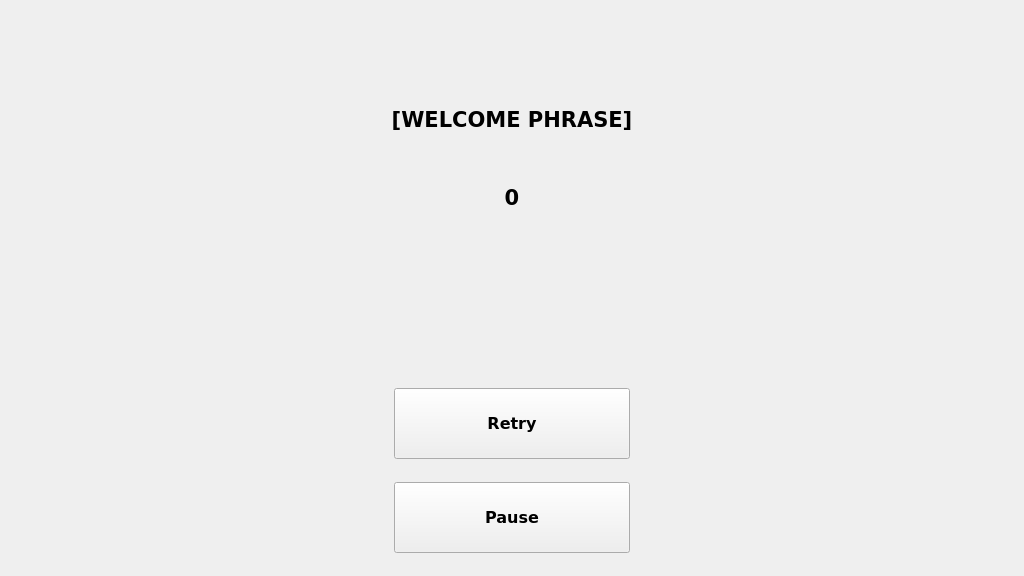
<?xml version="1.0" encoding="UTF-8"?>
<ui version="4.0">
 <class>ScorePage</class>
 <widget class="QWidget" name="ScorePage">
  <property name="geometry">
   <rect>
    <x>0</x>
    <y>0</y>
    <width>1024</width>
    <height>576</height>
   </rect>
  </property>
  <property name="windowTitle">
   <string>Form</string>
  </property>
  <layout class="QVBoxLayout" name="verticalLayout" stretch="5,7,4,10,15">
   <property name="spacing">
    <number>0</number>
   </property>
   <property name="sizeConstraint">
    <enum>QLayout::SetDefaultConstraint</enum>
   </property>
   <property name="leftMargin">
    <number>0</number>
   </property>
   <property name="topMargin">
    <number>0</number>
   </property>
   <property name="rightMargin">
    <number>0</number>
   </property>
   <property name="bottomMargin">
    <number>0</number>
   </property>
   <item>
    <spacer name="verticalSpacer_2">
     <property name="orientation">
      <enum>Qt::Vertical</enum>
     </property>
     <property name="sizeHint" stdset="0">
      <size>
       <width>20</width>
       <height>40</height>
      </size>
     </property>
    </spacer>
   </item>
   <item>
    <widget class="QLabel" name="ui_label_">
     <property name="font">
      <font>
       <family>Verdana</family>
       <pointsize>16</pointsize>
       <weight>75</weight>
       <bold>true</bold>
      </font>
     </property>
     <property name="text">
      <string>[WELCOME PHRASE]</string>
     </property>
     <property name="alignment">
      <set>Qt::AlignCenter</set>
     </property>
    </widget>
   </item>
   <item>
    <widget class="QLabel" name="ui_score_label_">
     <property name="font">
      <font>
       <family>Verdana</family>
       <pointsize>16</pointsize>
       <weight>75</weight>
       <bold>true</bold>
      </font>
     </property>
     <property name="text">
      <string>0</string>
     </property>
     <property name="alignment">
      <set>Qt::AlignCenter</set>
     </property>
    </widget>
   </item>
   <item>
    <widget class="QGraphicsView" name="ui_lives_view_">
     <property name="styleSheet">
      <string notr="true">background-color: transparent;</string>
     </property>
     <property name="frameShape">
      <enum>QFrame::NoFrame</enum>
     </property>
     <property name="verticalScrollBarPolicy">
      <enum>Qt::ScrollBarAlwaysOff</enum>
     </property>
     <property name="horizontalScrollBarPolicy">
      <enum>Qt::ScrollBarAlwaysOff</enum>
     </property>
     <property name="renderHints">
      <set>QPainter::Antialiasing|QPainter::SmoothPixmapTransform|QPainter::TextAntialiasing</set>
     </property>
    </widget>
   </item>
   <item>
    <layout class="QVBoxLayout" name="buttonVerticalLayout" stretch="1,3,1,3,1">
     <property name="sizeConstraint">
      <enum>QLayout::SetDefaultConstraint</enum>
     </property>
     <item>
      <spacer name="verticalSpacer_5">
       <property name="orientation">
        <enum>Qt::Vertical</enum>
       </property>
       <property name="sizeHint" stdset="0">
        <size>
         <width>20</width>
         <height>40</height>
        </size>
       </property>
      </spacer>
     </item>
     <item>
      <layout class="QHBoxLayout" name="horizontalLayout_2" stretch="5,3,5">
       <property name="sizeConstraint">
        <enum>QLayout::SetDefaultConstraint</enum>
       </property>
       <item>
        <spacer name="horizontalSpacer_4">
         <property name="orientation">
          <enum>Qt::Horizontal</enum>
         </property>
         <property name="sizeHint" stdset="0">
          <size>
           <width>40</width>
           <height>20</height>
          </size>
         </property>
        </spacer>
       </item>
       <item>
        <widget class="Button" name="ui_retry_button_">
         <property name="sizePolicy">
          <sizepolicy hsizetype="Expanding" vsizetype="Expanding">
           <horstretch>0</horstretch>
           <verstretch>0</verstretch>
          </sizepolicy>
         </property>
         <property name="font">
          <font>
           <family>Verdana</family>
           <pointsize>12</pointsize>
           <weight>75</weight>
           <bold>true</bold>
          </font>
         </property>
         <property name="text">
          <string>Retry</string>
         </property>
        </widget>
       </item>
       <item>
        <spacer name="horizontalSpacer_3">
         <property name="orientation">
          <enum>Qt::Horizontal</enum>
         </property>
         <property name="sizeHint" stdset="0">
          <size>
           <width>40</width>
           <height>20</height>
          </size>
         </property>
        </spacer>
       </item>
      </layout>
     </item>
     <item>
      <spacer name="verticalSpacer_4">
       <property name="orientation">
        <enum>Qt::Vertical</enum>
       </property>
       <property name="sizeHint" stdset="0">
        <size>
         <width>20</width>
         <height>40</height>
        </size>
       </property>
      </spacer>
     </item>
     <item>
      <layout class="QHBoxLayout" name="horizontalLayout" stretch="5,3,5">
       <property name="sizeConstraint">
        <enum>QLayout::SetDefaultConstraint</enum>
       </property>
       <item>
        <spacer name="horizontalSpacer_2">
         <property name="orientation">
          <enum>Qt::Horizontal</enum>
         </property>
         <property name="sizeHint" stdset="0">
          <size>
           <width>40</width>
           <height>20</height>
          </size>
         </property>
        </spacer>
       </item>
       <item>
        <widget class="QStackedWidget" name="ui_stacked_button_widget_">
         <property name="sizePolicy">
          <sizepolicy hsizetype="Expanding" vsizetype="Expanding">
           <horstretch>0</horstretch>
           <verstretch>0</verstretch>
          </sizepolicy>
         </property>
         <property name="lineWidth">
          <number>0</number>
         </property>
         <widget class="QWidget" name="ui_pause_button_page_">
          <property name="sizePolicy">
           <sizepolicy hsizetype="Expanding" vsizetype="Expanding">
            <horstretch>0</horstretch>
            <verstretch>0</verstretch>
           </sizepolicy>
          </property>
          <layout class="QVBoxLayout" name="verticalLayout_2">
           <property name="spacing">
            <number>0</number>
           </property>
           <property name="leftMargin">
            <number>0</number>
           </property>
           <property name="topMargin">
            <number>0</number>
           </property>
           <property name="rightMargin">
            <number>0</number>
           </property>
           <property name="bottomMargin">
            <number>0</number>
           </property>
           <item>
            <widget class="Button" name="ui_pause_button_">
             <property name="sizePolicy">
              <sizepolicy hsizetype="Expanding" vsizetype="Expanding">
               <horstretch>0</horstretch>
               <verstretch>0</verstretch>
              </sizepolicy>
             </property>
             <property name="font">
              <font>
               <family>Verdana</family>
               <pointsize>12</pointsize>
               <weight>75</weight>
               <bold>true</bold>
              </font>
             </property>
             <property name="text">
              <string>Pause</string>
             </property>
            </widget>
           </item>
          </layout>
         </widget>
         <widget class="QWidget" name="ui_main_menu_button_page_">
          <property name="sizePolicy">
           <sizepolicy hsizetype="Expanding" vsizetype="Expanding">
            <horstretch>0</horstretch>
            <verstretch>0</verstretch>
           </sizepolicy>
          </property>
          <layout class="QVBoxLayout" name="verticalLayout_3">
           <property name="spacing">
            <number>0</number>
           </property>
           <property name="leftMargin">
            <number>0</number>
           </property>
           <property name="topMargin">
            <number>0</number>
           </property>
           <property name="rightMargin">
            <number>0</number>
           </property>
           <property name="bottomMargin">
            <number>0</number>
           </property>
           <item>
            <widget class="Button" name="ui_main_menu_button_">
             <property name="sizePolicy">
              <sizepolicy hsizetype="Expanding" vsizetype="Expanding">
               <horstretch>0</horstretch>
               <verstretch>0</verstretch>
              </sizepolicy>
             </property>
             <property name="font">
              <font>
               <family>Verdana</family>
               <pointsize>12</pointsize>
               <weight>75</weight>
               <bold>true</bold>
              </font>
             </property>
             <property name="text">
              <string>Main Menu</string>
             </property>
            </widget>
           </item>
          </layout>
         </widget>
        </widget>
       </item>
       <item>
        <spacer name="horizontalSpacer">
         <property name="orientation">
          <enum>Qt::Horizontal</enum>
         </property>
         <property name="sizeHint" stdset="0">
          <size>
           <width>40</width>
           <height>20</height>
          </size>
         </property>
        </spacer>
       </item>
      </layout>
     </item>
     <item>
      <spacer name="verticalSpacer_3">
       <property name="orientation">
        <enum>Qt::Vertical</enum>
       </property>
       <property name="sizeHint" stdset="0">
        <size>
         <width>20</width>
         <height>40</height>
        </size>
       </property>
      </spacer>
     </item>
    </layout>
   </item>
  </layout>
 </widget>
 <customwidgets>
  <customwidget>
   <class>Button</class>
   <extends>QPushButton</extends>
   <header>src/menu/button.h</header>
  </customwidget>
 </customwidgets>
 <resources/>
 <connections>
  <connection>
   <sender>ui_pause_button_</sender>
   <signal>clicked()</signal>
   <receiver>ScorePage</receiver>
   <slot>Pause()</slot>
   <hints>
    <hint type="sourcelabel">
     <x>199</x>
     <y>277</y>
    </hint>
    <hint type="destinationlabel">
     <x>199</x>
     <y>149</y>
    </hint>
   </hints>
  </connection>
  <connection>
   <sender>ui_retry_button_</sender>
   <signal>clicked()</signal>
   <receiver>ScorePage</receiver>
   <slot>Retry()</slot>
   <hints>
    <hint type="sourcelabel">
     <x>399</x>
     <y>313</y>
    </hint>
    <hint type="destinationlabel">
     <x>399</x>
     <y>224</y>
    </hint>
   </hints>
  </connection>
  <connection>
   <sender>ui_main_menu_button_</sender>
   <signal>clicked()</signal>
   <receiver>ScorePage</receiver>
   <slot>ReturnToMainMenu()</slot>
   <hints>
    <hint type="sourcelabel">
     <x>399</x>
     <y>417</y>
    </hint>
    <hint type="destinationlabel">
     <x>399</x>
     <y>224</y>
    </hint>
   </hints>
  </connection>
 </connections>
 <slots>
  <slot>Pause()</slot>
  <slot>Retry()</slot>
  <slot>ReturnToMainMenu()</slot>
 </slots>
</ui>
